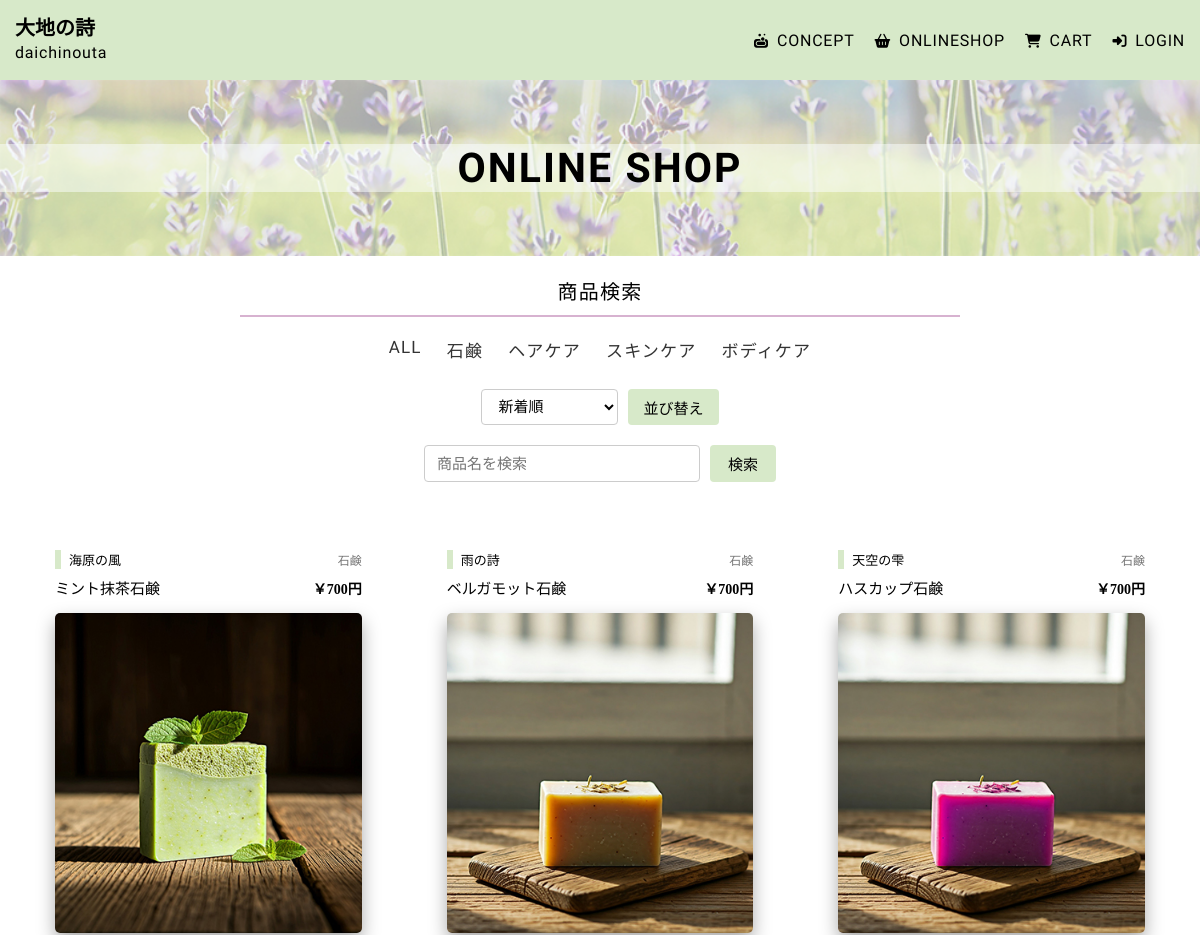
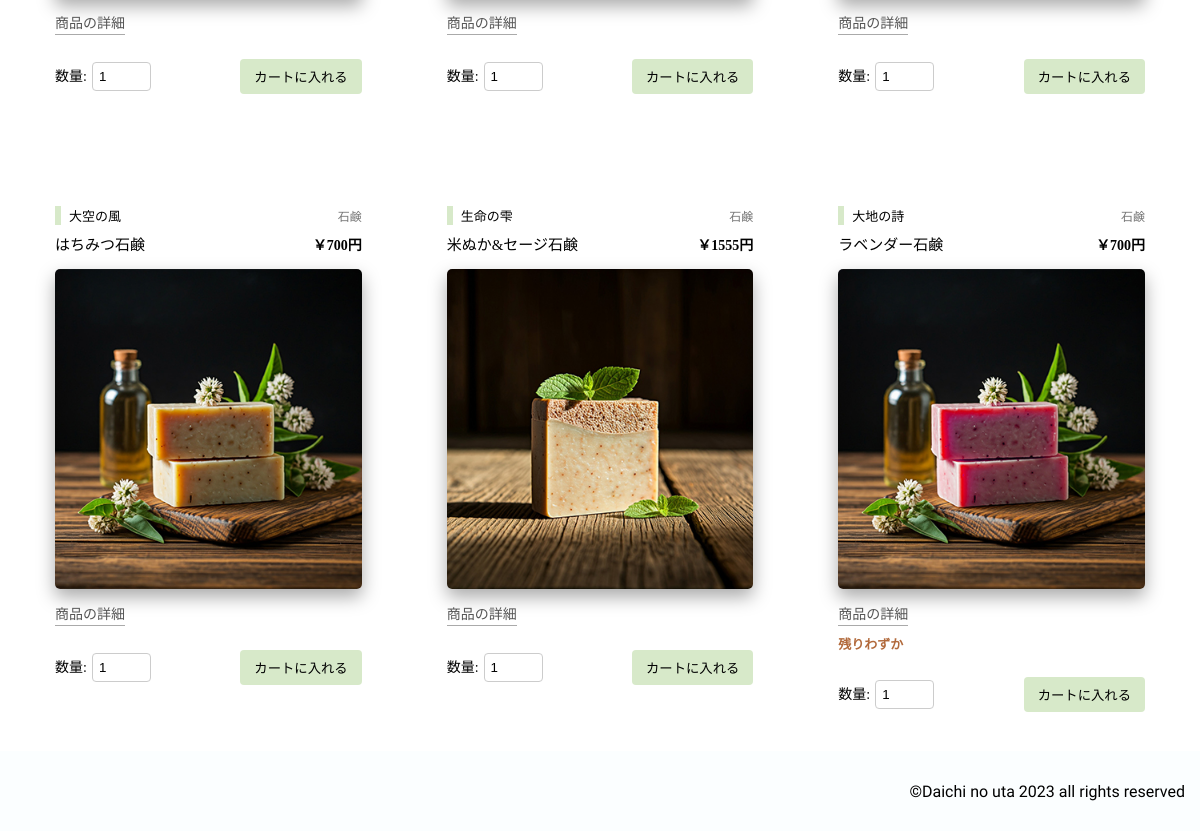
The app's page /onlineshop.php?category_id=1 with its own data (2 pictures, top to bottom).
### tables this page shows
CREATE TABLE `categories` (
  `id` int(11) NOT NULL,
  `category_name` varchar(20) NOT NULL
);

CREATE TABLE `products` (
  `key_id` int(11) NOT NULL,
  `category_id` int(3) NOT NULL,
  `product` varchar(20) NOT NULL,
  `product_name` varchar(30) NOT NULL,
  `description` text NOT NULL,
  `price` int(8) NOT NULL,
  `stock` int(3) NOT NULL,
  `image` varchar(200) NOT NULL,
  `g` varchar(20) NOT NULL,
  `created_at` date NOT NULL,
  `updated_at` date NOT NULL,
  `is_active` tinyint(1) NOT NULL DEFAULT 1
);

### func.php (called while the page is built)
<?php
function h(string $str){
    return htmlspecialchars($str,ENT_QUOTES);
}

### onlineshop.php (the view, shortened to what this page needs)
<?php
require_once("conn.php");
require_once("func.php");
$category_list = $db->query("SELECT * FROM categories");
$categories = $category_list->fetchAll(PDO::FETCH_ASSOC);
$category_id = filter_input(
    INPUT_GET,
    "category_id",
    FILTER_VALIDATE_INT
);
$sort = h($_GET["sort"] ?? "new");
if ($sort === "low") {
    $order = "p.price ASC";
} elseif ($sort === "high") {
    $order = "p.price DESC";
} else {
    $order = "p.key_id DESC";
}
$keyword = trim($_GET["keyword"] ?? "");
if ($keyword === "" && !$category_id) {
    $list = $db->query(
        "SELECT * FROM categories c, products p
         WHERE c.id = p.category_id
         AND p.is_active = 1
         ORDER BY $order"
    );
} elseif ($keyword === "" && $category_id) {
    $str = "SELECT * FROM categories c, products p
            WHERE c.id = p.category_id
            AND p.is_active = 1
            AND p.category_id = :category_id
            ORDER BY $order";
    $stmt = $db->prepare($str);
    $stmt->bindParam(
        ":category_id",
        $category_id,
        PDO::PARAM_INT
    );
    $stmt->execute();
    $list = $stmt;
}
?>
<!DOCTYPE html>
<html lang="ja">
<head>
    <link rel="stylesheet" href="https://cdnjs.cloudflare.com/ajax/libs/font-awesome/6.5.1/css/all.min.css">
    <link rel="stylesheet" href="https://cdnjs.cloudflare.com/ajax/libs/font-awesome/6.5.1/css/all.min.css"><link rel="preconnect" href="https://fonts.googleapis.com">
    <link rel="stylesheet" href="css/mystyle.css">
</head>
<body>
<header>
<div class="top">
<a href="index.php">
<h2>大地の詩</h2>
<p>daichinouta</p>
</a>
</div>
<nav class="site-nav">
<ul>
<li><a href="concept.php"><i class="fa-solid fa-soap"></i>CONCEPT</a></li>
<li><a href="onlineshop.php"><i class="fa-solid fa-basket-shopping"></i>ONLINESHOP</a></li>
<li><a href="cart.php"><i class="fa-solid fa-cart-shopping"></i>CART</a></li>
<?php
    if(isset($_SESSION["login"])==false){
        echo "<li><a href=\"login.php\"><i class=\"fa-solid fa-right-to-bracket\"></i>LOGIN</a></li>";
    }
?>
</ul>
</nav>
</header>
<article class="onlineshop">
<div class="midasi">
<h2>ONLINE SHOP</h2>
</div>
<div class="sukoyaka">
<p class="sukoyaka-midasi">商品検索</p>
<div class="category-menu">
    <a href="onlineshop.php">ALL</a>
    <?php foreach ($categories as $category): ?>
        <a href="onlineshop.php?category_id=<?= h($category["id"]) ?>">
            <?= h($category["category_name"]) ?>
        </a>
    <?php endforeach; ?>
</div>
<form action="onlineshop.php" method="get" class="sort-form">
    <select name="sort">
         <option value="new"
            <?= $sort === "new" ? "selected" : "" ?>>
            新着順
        </option>
    </select>
    <button type="submit">並び替え</button>
</form>
<form action="onlineshop.php" method="get" class="search-form">
    <input type="text"
           name="keyword"
           placeholder="商品名を検索">
    <button type="submit">検索</button>
</form>
</div>
<div class="shop-main">
<?php
$ary = $list->fetchAll(PDO::FETCH_ASSOC);
?>
<?php if (empty($ary)): ?>
    <div class="shop-empty">
        <i class="fa-solid fa-magnifying-glass"></i>
        <p>該当する商品が見つかりませんでした。</p>
        <span>検索条件を変更して、もう一度お試しください。</span>
        <a href="onlineshop.php">
            すべての商品を見る →
        </a>
    </div>
<?php else: ?>
    <?php foreach ($ary as $val) {
    echo "<div class=\"shop-section\">";
    echo "<div class=\"shop-text\">";
    $product = h($val["product"]);
    $category_name = h($val["category_name"]);
    echo "<p class=\"conduct\">{$product}<span>{$category_name}</span></p>";
    $product_name = h($val["product_name"]);
    $price = h($val["price"]);
    echo "<p class=\"nedan\">{$product_name}<span>￥{$price}円</span></p>";
    echo "</div>";
    $image = h($val["image"]);
    echo "<img src=\"{$image}\" alt=\"商品写真\" class=\"shop-image\">";
    echo "<form action=\"cart.php\" method=\"POST\">";
    $key_id = h($val["key_id"]);
    echo "<a href=\"detail.php?id={$key_id}\">商品の詳細</a>";
    if ($val["stock"] <= 0) {
    echo "<p class=\"low-stock\">売り切れ</p>";
    } else {
    if ($val["stock"] <= 10) {
        echo "<p class=\"low-stock\">残りわずか</p>";
    }
    $max_kosuu = min(10, $val["stock"]);
    echo "<div class=\"shop-form\">";
    echo "<div class=\"shop-form2\">";
    echo "<p><label for=\"kosuu\">数量:</label>";
    echo "<input type=\"number\"
                 id=\"kosuu\"
                 name=\"kosuu\"
                 value=\"1\"
                 min=\"1\"
                 max=\"{$max_kosuu}\"
                 required>";
    echo "</div>";
    echo "<p><button type=\"submit\">カートに入れる</button></p>";
    echo "</div>";
}
    echo "</form>";
    echo "</div>";
  }
  ?>
<?php endif; ?>
</div>
</article>
<footer>
<small>&copy;Daichi no uta 2023 all rights reserved</small>
</footer>
</body>
</html>

### records on screen
categories: category_name "石鹸"
categories: category_name "ヘアケア"
categories: category_name "スキンケア"
categories: category_name "ボディケア"
products: product "海原の風", category.category_name "石鹸", product_name "ミント抹茶石鹸", price "700", image (picture)
products: product "雨の詩", category.category_name "石鹸", product_name "ベルガモット石鹸", price "700", image (picture)
products: product "天空の雫", category.category_name "石鹸", product_name "ハスカップ石鹸", price "700", image (picture)
products: product "大空の風", category.category_name "石鹸", product_name "はちみつ石鹸", price "700", image (picture)
products: product "生命の雫", category.category_name "石鹸", product_name "米ぬか&セージ石鹸", price "1555", image (picture)
products: product "大地の詩", category.category_name "石鹸", product_name "ラベンダー石鹸", price "700", image (picture), stock "残りわずか"
